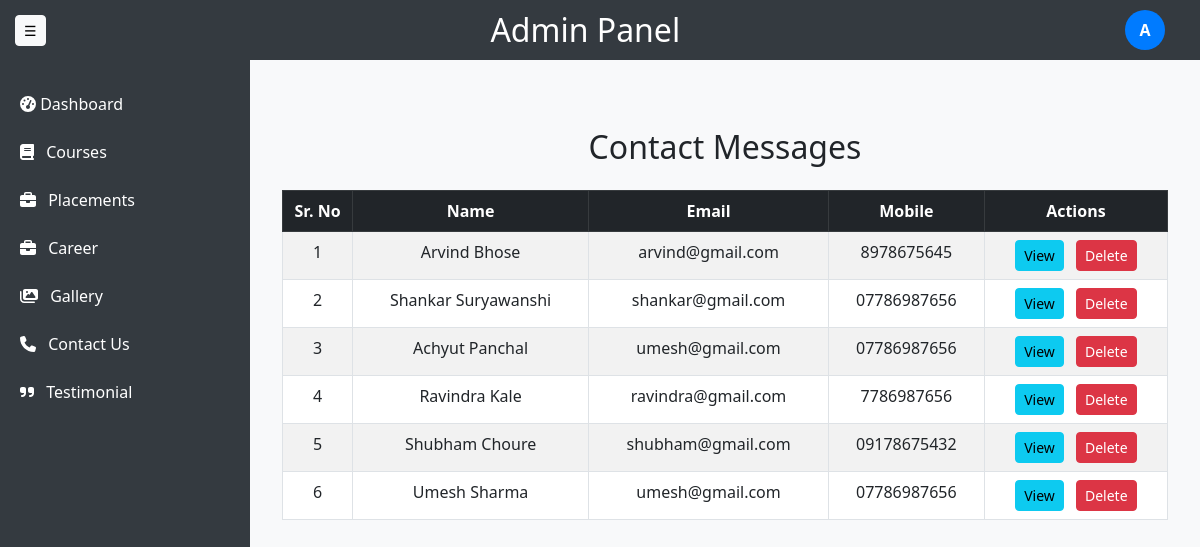
Screenshot of /customadmin/contacts/ (signed in) with the database file from the repository.
### customadmin/models.py (models this page shows, shortened)
class ContactMessage(models.Model):
    name = models.CharField(max_length=100)
    mobile_number = models.CharField(max_length=15)
    email = models.EmailField()
    message = models.TextField()
    created_at = models.DateTimeField(default=datetime.datetime.now, blank=True)

### customadmin/views.py (the view)
# urls.py: path("contacts/", contact_list, name="contact_list"),
@login_required
def contact_list(request):
    contacts = ContactMessage.objects.all().order_by('-created_at')  # Order by latest
    return render(request, "customadmin/contact/contact_list.html", {"contacts": contacts})

### customadmin/templates/customadmin/contact/contact_list.html
{% extends 'adminbase.html' %}
{% block content %}
<div class="container mt-5">
    <h2 class="text-center mb-4">Contact Messages</h2>
    <div class="table-responsive">
        <table class="table table-bordered table-striped text-center">
            <thead class="table-dark">
                <tr>
                    <th style="width: 70px;">Sr. No</th>
                    <th>Name</th>
                    <th>Email</th>
                    <th>Mobile</th>
                    <th>Actions</th>
                </tr>
            </thead>
            <tbody>
                {% for contact in contacts %}
                <tr>
                    <td>{{ forloop.counter }}</td>
                    <td>{{ contact.name }}</td>
                    <td>{{ contact.email }}</td>
                    <td>{{ contact.mobile_number }}</td>
                    <td>
                        <a href="{% url 'contact_detail' contact.id %}" class="btn btn-info btn-sm me-2">View</a>
                        <a href="{% url 'contact_delete' contact.id %}" class="btn btn-danger btn-sm" onclick="return confirm('Are you sure?')">Delete</a>
                    </td>
                </tr>
                {% empty %}
                <tr>
                    <td colspan="5" class="text-center">No messages found.</td>
                </tr>
                {% endfor %}
            </tbody>
        </table>
    </div>
</div>
{% endblock %}

### customadmin/templates/adminbase.html (shortened to what this page needs)
<!DOCTYPE html>
{% load static %}
<html lang="en">
<head>
    <link rel="stylesheet" href="https://cdn.jsdelivr.net/npm/bootstrap@5.3.0/dist/css/bootstrap.min.css">
</head>
<body>
    <div class="topbar">
        <button class="btn btn-light btn-sm" id="toggleSidebar">☰</button>
        <h2>Admin Panel</h2>
        <div class="user-menu">
            <div class="user-icon" id="userIcon">
                {{ request.user.first_name|first|default:"A" }}
            </div>
        </div>
    </div>
    <div class="main-container">
        <div class="sidebar" id="sidebar">
            <a href="{% url 'customadmin_dashboard' %}">
                <i class="fas fa-tachometer-alt"></i> Dashboard
            </a>
            <a href="{% url 'course_list' %}">
                <i class="fas fa-book" style="margin-right: 8px;"></i> Courses
            </a>
            <a href="{% url 'placement_list' %}">
                <i class="fas fa-briefcase" style="margin-right: 8px;"></i> Placements
            </a>
            <a href="{% url 'job_list' %}">
                <i class="fas fa-briefcase" style="margin-right: 8px;"></i> Career
            </a>
            <a href="{% url 'gallery_list' %}">
                <i class="fas fa-images" style="margin-right: 8px;"></i> Gallery
            </a>
            <a href="{% url 'contact_list' %}">
                <i class="fas fa-phone" style="margin-right: 8px;"></i> Contact Us
            </a>
            <a href="{% url 'testimonial_list' %}">
                <i class="fas fa-quote-right" style="margin-right: 8px;"></i> Testimonial
            </a>
        </div>
        <div class="content">
            {% block content %}
            {% endblock %}
        </div>
    </div>
</body>
</html>

### customadmin/templates/adminbase.html (style rules this page uses)
body, html { height: 100vh; margin: 0; display: flex; flex-direction: column; overflow: hidden; }
.topbar { background: #343a40; color: white; padding: 15px; display: flex; align-items: center; justify-content: space-between; position: relative; height: 60px; }
.topbar h2 { margin: 0 auto; text-align: center; flex-grow: 1; }
.user-menu { position: relative; margin-right: 20px; }
.user-icon { width: 40px; height: 40px; background: #007bff; color: white; border-radius: 50%; display: flex; justify-content: center; align-items: center; cursor: pointer; font-weight: bold; }
.main-container { display: flex; flex: 1; height: calc(100vh - 60px); overflow: hidden; }
.sidebar { width: 250px; background: #343a40; color: white; padding-top: 20px; transition: 0.3s; flex-shrink: 0; height: 100%; }
.sidebar a { color: white; text-decoration: none; display: block; padding: 12px 20px; }
.content { flex-grow: 1; overflow-y: auto; padding: 20px; background: #f8f9fa; height: 100%; }

### rows the page displays
ContactMessage: name "Arvind Bhose", email "arvind@gmail.com", mobile_number "8978675645"
ContactMessage: name "Shankar Suryawanshi", email "shankar@gmail.com", mobile_number "07786987656"
ContactMessage: name "Achyut Panchal", email "umesh@gmail.com", mobile_number "07786987656"
ContactMessage: name "Ravindra Kale", email "ravindra@gmail.com", mobile_number "7786987656"
ContactMessage: name "Shubham Choure", email "shubham@gmail.com", mobile_number "09178675432"
ContactMessage: name "Umesh Sharma", email "umesh@gmail.com", mobile_number "07786987656"

### other values shown
{{ request.user.first_name|first|default:"A" }} "A"
